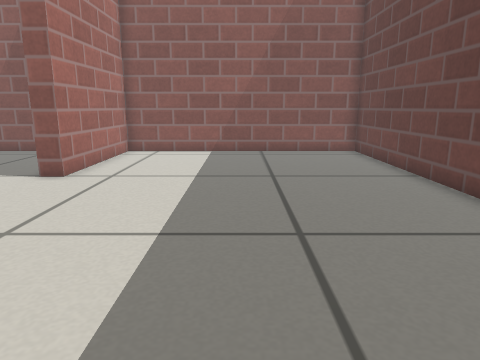
View 1 (above)

16 first-person views from a walk through a Gazebo world. The camera is 0.42 m above the floor, tilts 12° down and sees 70° across. The floor is counted in squares, 0.2 m on a side. Each view is taken from the middle of a square. On the plan, view 1 faces up. The plan holds only what a view shows up to about 18 squares ahead; the rest is blank. Gazebo's built-in surfaces are drawn with simple patterns.

View 2
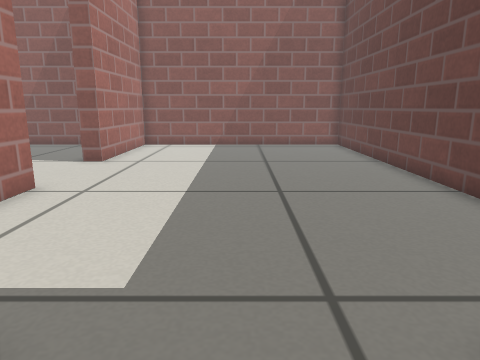

View 3
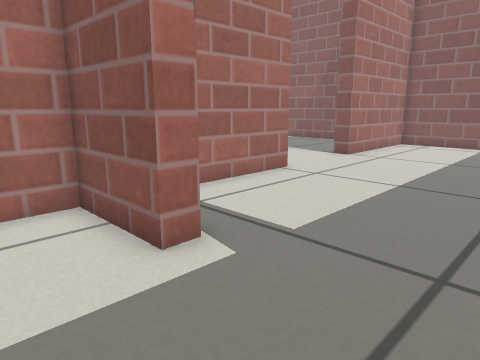

View 4
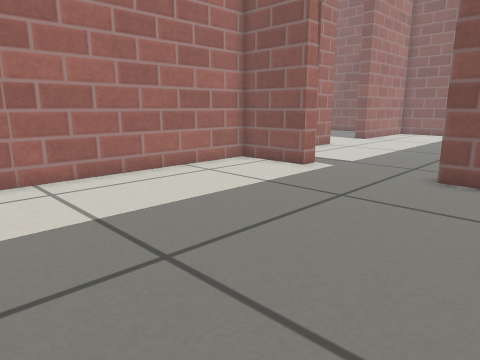

View 5
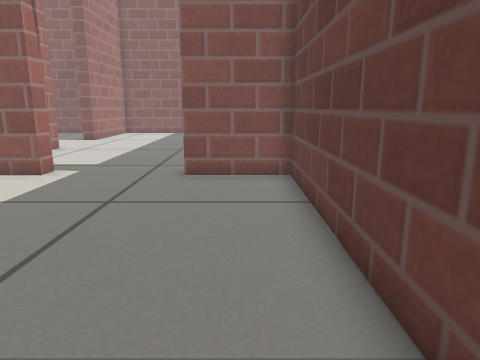

View 6
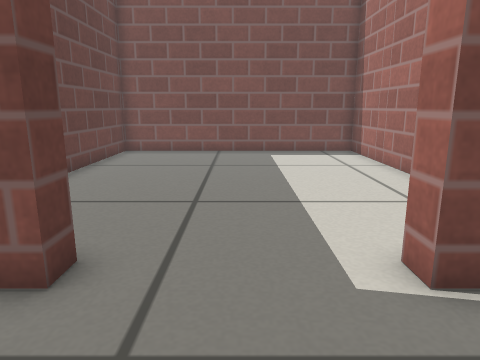

View 7
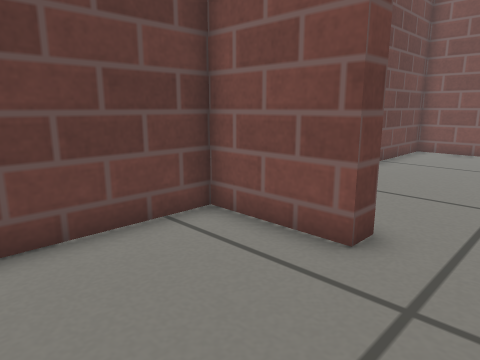

View 8
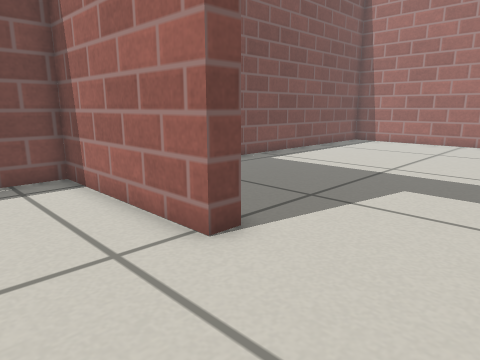

View 9
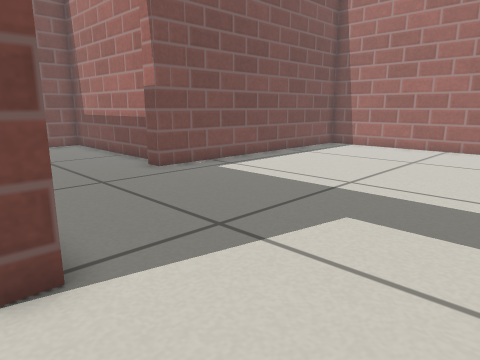

View 10
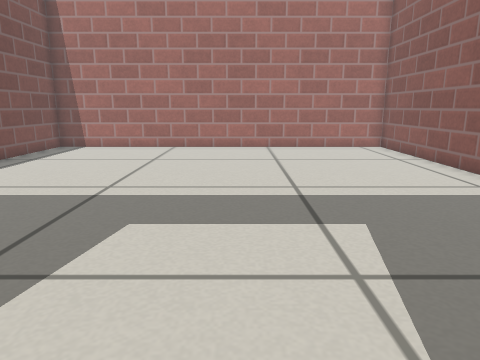

View 11
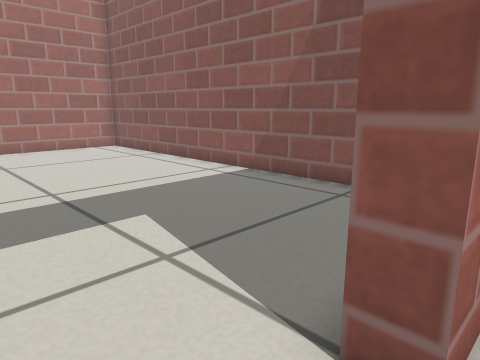

View 12
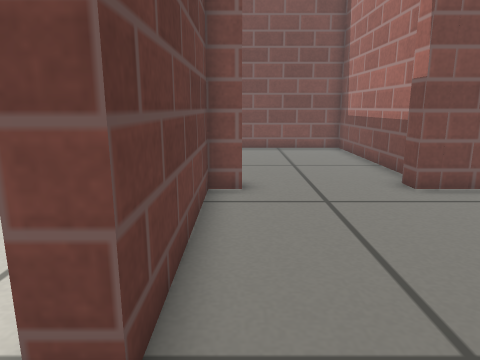

View 13
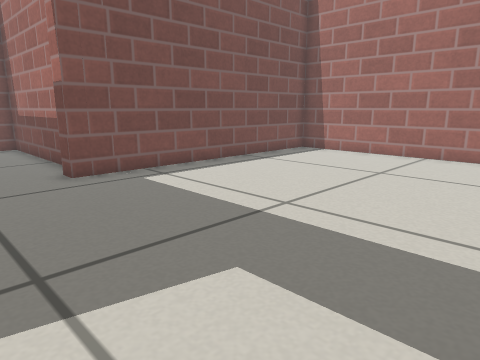

View 14
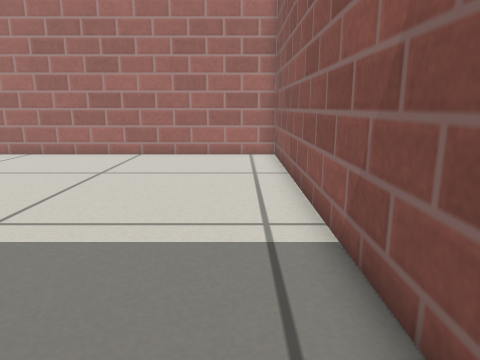

View 15
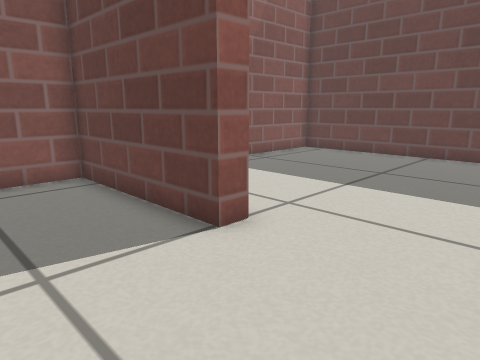

View 16
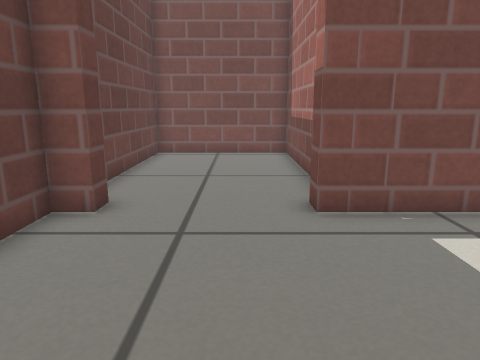

### Floor plan
Points are (right, up) in squares from view 1. A wall is a line through its corners. A room is listed if a view was taken in it or the views show most of it. See-through windows are left out.
Room 1 (views 1, 6, 7, 8, 9, 10, 11)
walls: (-5.4, 5.8) (-5.4, -0.7) (-2.2, -0.7); (5.6, 4.7) (5.6, 16.6) (-5.4, 16.6) (-5.4, 10.3); (2.3, -0.7) (5.6, -0.7) (5.6, 3.2)
ways out: open door at (0, -1) to room 2; open door at (-6, 8) to room 3
Room 2 (views 2, 3, 4, 5)
walls: (-2.2, -1.4) (-5.4, -1.4) (-5.4, -13.7) (5.6, -13.7) (5.6, -1.4) (2.3, -1.4)
ways out: open door at (0, -1) to room 1
Room 3 (views 12, 13, 14, 15, 16)
walls: (-6.2, 10.3) (-6.2, 16.6) (-23.4, 16.6) (-23.4, -0.7) (-11.6, -0.7); (-7.1, -0.7) (-6.2, -0.7) (-6.2, 5.8)
ways out: open door at (-6, 8) to room 1; open door at (-9, -1) to room 4
Room 4 (no view inside)
walls: (-12.2, -2.5) (-12.2, -9.9) (-6.2, -9.9) (-6.2, -3.6)
ways out: open door at (-9, -1) to room 3

Positions as (right, up) in squares from view 1, and headings:
1: (0, 0), facing up
2: (0, -3), facing up
3: (2, -4), facing up-left
4: (5, -12), facing up-left
5: (4, -12), facing up
6: (0, 3), facing down
7: (0, 4), facing down-right
8: (-2, 10), facing down-left
9: (-5, 10), facing down-left
10: (-5, 9), facing left
11: (-5, 8), facing up-left
12: (-7, 8), facing down
13: (-8, 10), facing down-left
14: (-8, 15), facing left
15: (-10, 6), facing up-right
16: (-10, 6), facing down
